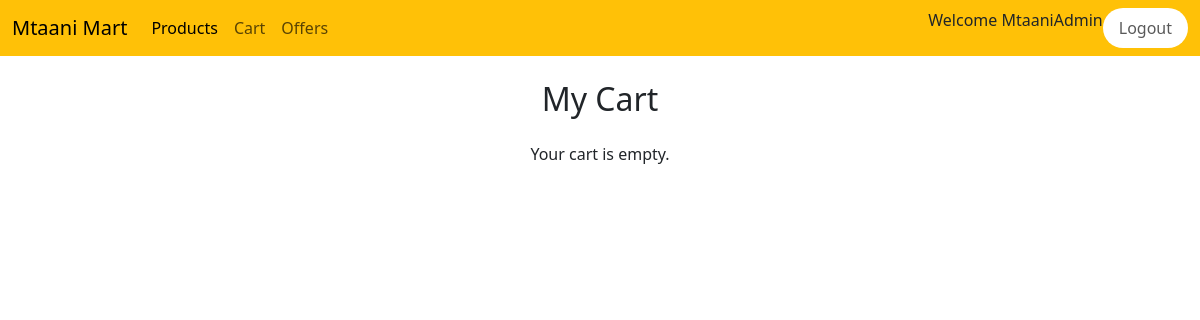
Page /ProductApp/cart/ (signed in) on the earlier database version.
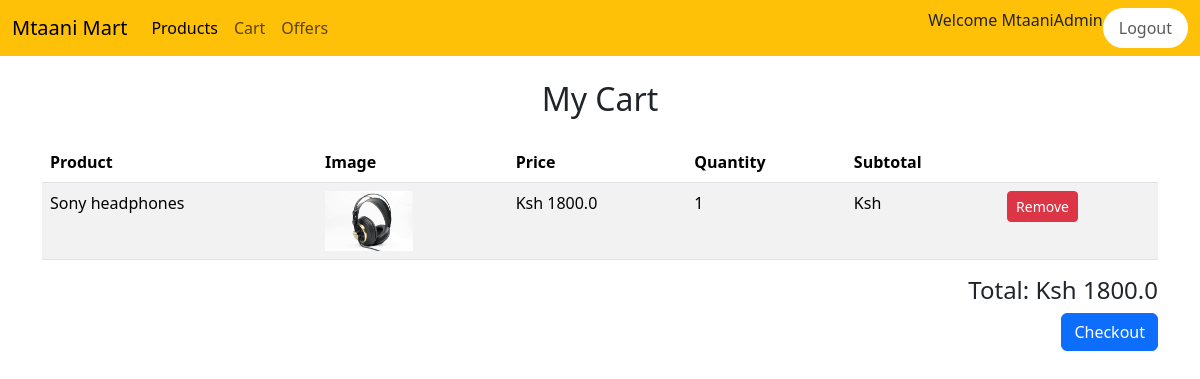
Same page on the later database version.
### ProductApp/models.py (models this page shows, shortened)
class CartItem(models.Model):
    user = models.ForeignKey(User, on_delete=models.CASCADE)
    product = models.ForeignKey("Product", on_delete=models.CASCADE)
    quantity = models.PositiveIntegerField(default=1)

class Product(models.Model):
    name = models.CharField(max_length=100)
    description = models.CharField(max_length=255)
    price = models.FloatField()
    stock = models.IntegerField(null=True, blank=True)
    image = models.ImageField(upload_to='product_images/', null=True, blank=True)
    owner = models.ForeignKey(User, on_delete=models.CASCADE, null=True, blank=True)
    created_at = models.DateField(auto_now_add=True)
    updated_at = models.DateField(auto_now=True)

### ProductApp/views.py (the view)
# urls.py: path("cart/", views.cart, name="cart"),
@login_required
def cart(request):
    cart_items = CartItem.objects.filter(user=request.user)
    total = sum(item.product.price * item.quantity for item in cart_items)
    return render(request, 'ProductApp/cart.html', {"cart_items": cart_items, "total": total})

### ProductApp/templates/ProductApp/cart.html (shortened to what this page needs)
{% extends "main.html" %}
{% block content %}
<h2 class="text-center my-4">My Cart</h2>
<div class="container">
    {% if cart_items %}
        <table class="table table-striped">
            <thead>
                <tr>
                    <th>Product</th>
                    <th>Image</th>
                    <th>Price</th>
                    <th>Quantity</th>
                    <th>Subtotal</th>
                    <th></th>
                </tr>
            </thead>
            <tbody>
                {% for item in cart_items %}
                <tr>
                    <td>{{ item.product.name }}</td>
                    <td>
                        {% if item.product.image %}
                            <img src="{{ item.product.image.url }}" alt="{{ item.product.name }}" style="height:60px;">
                        {% endif %}
                    </td>
                    <td>Ksh {{ item.product.price }}</td>
                    <td>{{ item.quantity }}</td>
                    <td>Ksh {{ item.product.price|floatformat:2|add:item.quantity }}</td>
                    <td>
                        <a href="{% url 'remove_from_cart' item.id %}" class="btn btn-danger btn-sm">Remove</a>
                    </td>
                </tr>
                {% endfor %}
            </tbody>
        </table>
        <h4 class="text-end">Total: Ksh {{ total }}</h4>
        <div class="text-end">
            <form method="post" action="{% url 'checkout' %}">
                <button type="submit" class="btn btn-primary">Checkout</button>
            </form>
        </div>
    {% else %}
        <p class="text-center">Your cart is empty.</p>
    {% endif %}
</div>
{% endblock %}

### templates/main.html (shortened to what this page needs)
<!DOCTYPE html>
<html lang="en">
<head>
    <link href="https://cdn.jsdelivr.net/npm/bootstrap@5.3.8/dist/css/bootstrap.min.css" rel="stylesheet"
>
</head>
<body>
    {% include 'navbar.html' %}
    {%block content %}{% endblock %}
</body>
</html>

### templates/navbar.html (shortened to what this page needs)
<nav class="navbar navbar-expand-lg bg-warning">
    <div class="container-fluid">
        <a class="navbar-brand" href="#">Mtaani Mart</a>
        <div class="collapse navbar-collapse d-flex justify-content-between" id="navbarNav">
            <ul class="navbar-nav">
                <li class="nav-item">
                    <a class="nav-link active" aria-current="page" href="#">Products</a>
                </li>
                <li class="nav-item">
                    <a class="nav-link" href="{% url 'cart' %}">Cart</a>
                </li>
                <li class="nav-item">
                    <a class="nav-link" href="#">Offers</a>
                </li>
            </ul>
            <ul class="navbar-nav">
                {% if request.user.is_authenticated %}
                <p class="lead fs-6">Welcome {{request.user}}</p>
                <li class="nav-item">
                    <a class="nav-link bg-white rounded-5 px-3 py-2" href="{% url 'logout' %}">Logout</a>
                </li>
                {% else %}
                <li class="nav-item">
                    <a class="nav-link bg-white rounded-5 px-3 py-2" href="{% url 'login' %}">Login</a>
                </li>
                {% endif %}
            </ul>
        </div>
    </div>
</nav>

Differences in the rows shown:
added CartItem: product.name "Sony headphones", product.image (picture), product.price "1800.0", quantity "1"
Other differences:
{{ total }}: (not shown) → "1800.0"
text no longer shown: "Your cart is empty."
text now shown: "Product Image Price Quantity Subtotal Total: Ksh Checkout"
